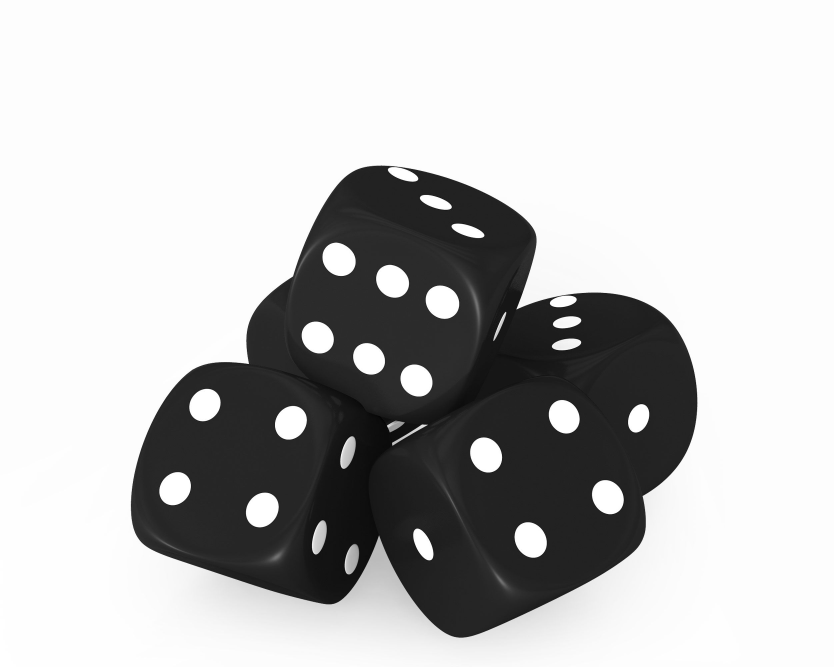
#> input picture advanced/image_enhancement_and_filtering/images/dices.jpg, 2500 x 2000 px (shown at 1/3 size)
$ jupyter execute 8.edge_detection.ipynb   (older library calls are emulated)
#> lines starting #> are read from the running program, lines starting #| are printed output that depends on the picture; after the words box and inside, x2 and y2 are one past the last pixel; in counts of white or black regions, pixels touching at a corner belong together
# Edge Detection
Edge detection is a method used in image processing that aims to determine the boundaries, otherwise known as edges, of objects or regions within an image. Edges represent some of the most critical features that are associated with images. From edges, we know what the underlying structure of an image is. Due to this, in computer vision applications, there is extensive use of edge detection in processing pipelines.

**How Are Edges Detected?**

Edges are characterized by a sudden change in the intensity of pixels. In order to detect edges, we look for such changes in neighboring pixels. Now let's see how to use two of the most important edge-detection algorithms available in OpenCV: Sobel Edge Detection and Canny Edge Detection. We will discuss not only the theory behind each but also the usage with OpenCV.

[cell 1]
import cv2
import matplotlib.pyplot as plt

[cell 2]
import cv2

# Function to resize the image to fit within a specific resolution
def resize_image(image, max_width=1366, max_height=768):
    height, width = image.shape[:2]

    # Check if the image is larger than the max allowed size
    if width > max_width or height > max_height:
        # Calculate the scaling factor to fit within the max dimensions
        scaling_factor = min(max_width / width, max_height / height)
        new_width = int(width * scaling_factor)
        new_height = int(height * scaling_factor)
        # Resize the image
        return cv2.resize(image, (new_width, new_height), interpolation=cv2.INTER_AREA)
    return image  # Return the image as is if it's already smaller than the max dimensions

# Function to wait for 'q' to close the window
def wait_for_q():
    while True:
        if cv2.waitKey(1) & 0xFF == ord('q'):
            break

# Read the original image
img = cv2.imread('./images/dices.jpg')
#> img is the input picture: shape (2000, 2500, 3); min 0, max 255, mean 190.6

# Resize the original image to fit within the screen resolution
img_resized = resize_image(img)
#> in resize_image, `return cv2.resize(image, (new_width, new_height), interpolation=cv2.IN..`:
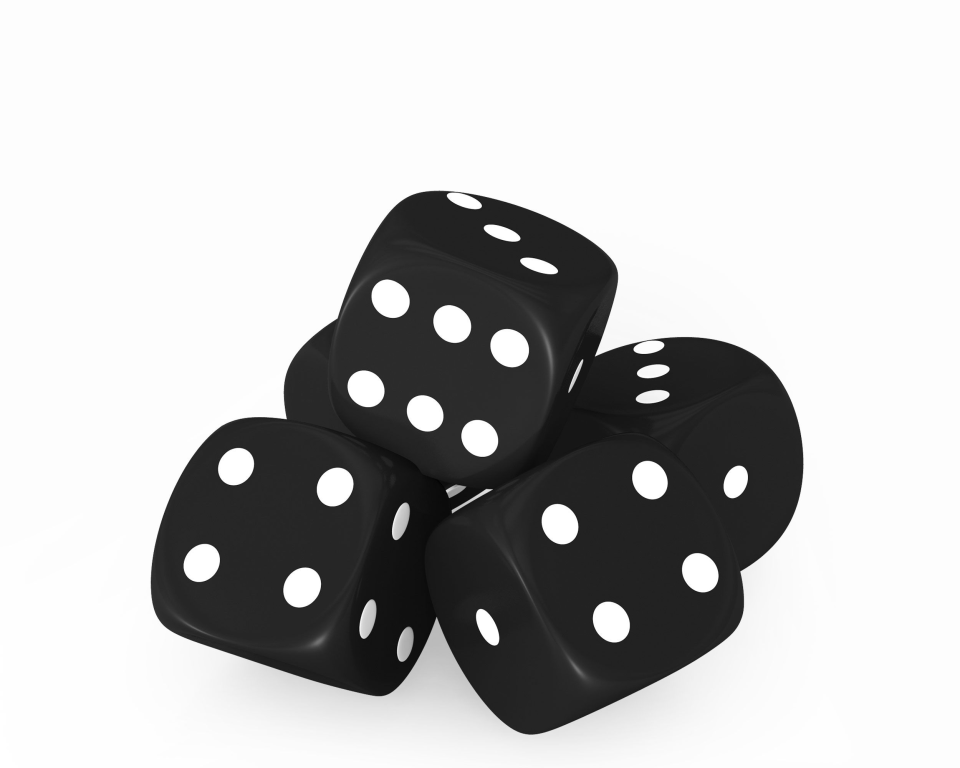
#> returned value: shape (768, 960, 3); min 3, max 255, mean 190.6

# Display original image
cv2.imshow('Original', img_resized)
wait_for_q()
#> (key q is pressed here)

# Convert to grayscale
img_gray = cv2.cvtColor(img_resized, cv2.COLOR_BGR2GRAY)
# Blur the image for better edge detection
img_blur = cv2.GaussianBlur(img_gray, (3, 3), 0)

# Sobel Edge Detection
sobelx = cv2.Sobel(src=img_blur, ddepth=cv2.CV_64F, dx=1, dy=0, ksize=5)  # Sobel X
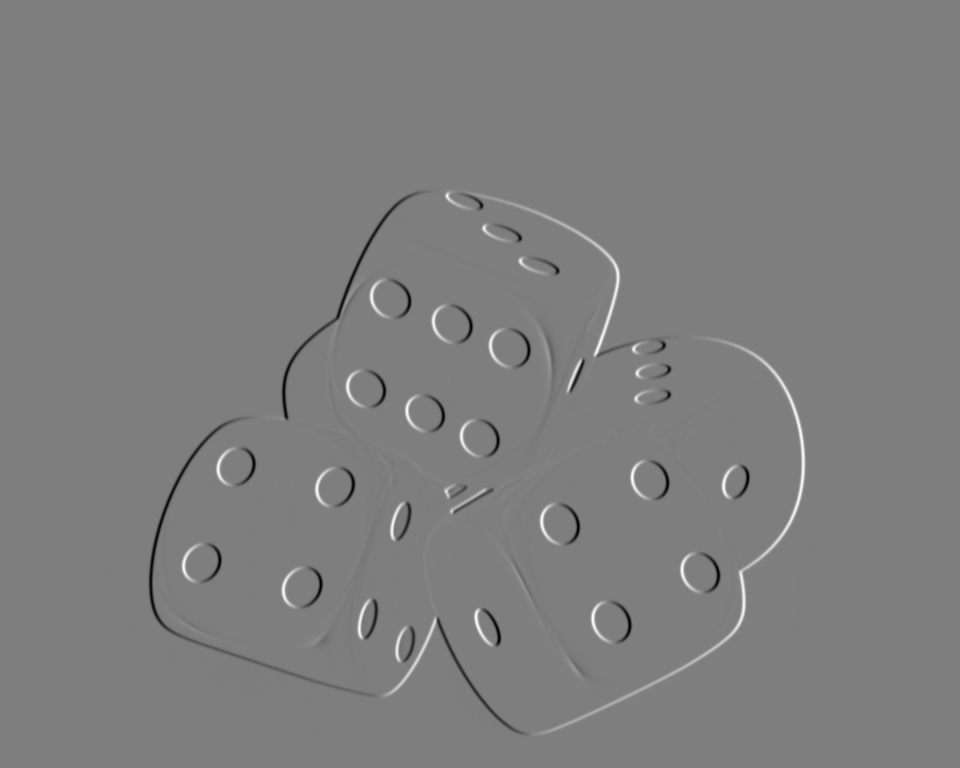
#> sobelx: shape (768, 960) float64; min -8907, max 9050, mean -0.1; drawn with min black and max white
sobely = cv2.Sobel(src=img_blur, ddepth=cv2.CV_64F, dx=0, dy=1, ksize=5)  # Sobel Y
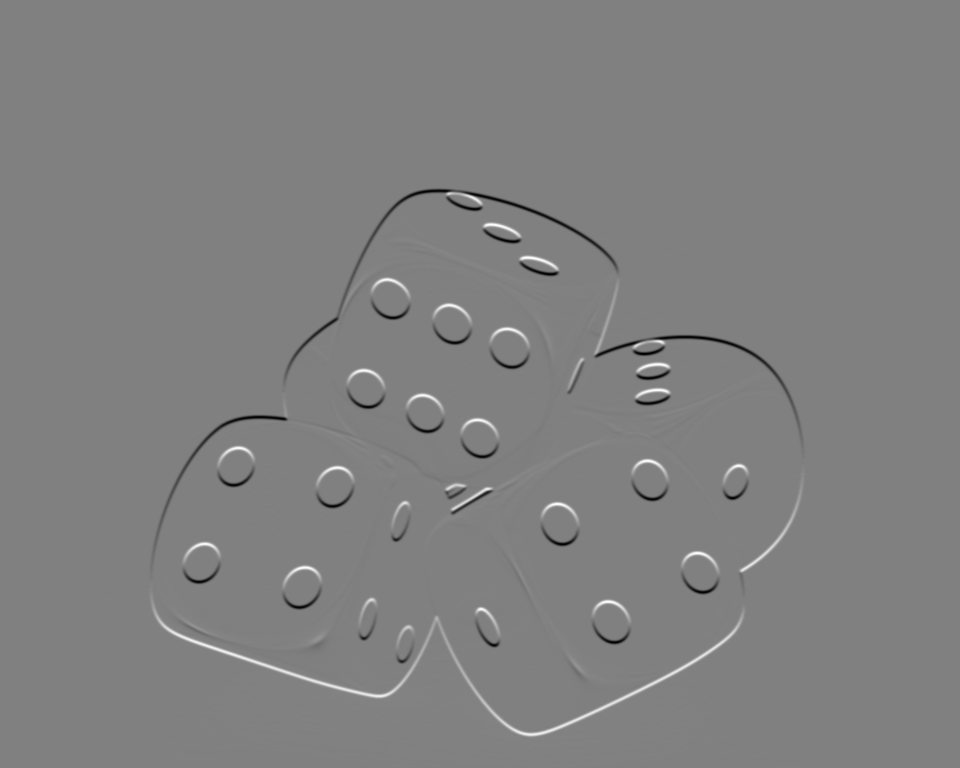
#> sobely: shape (768, 960) float64; min -9004, max 8853, mean -0.1; drawn with min black and max white
sobelxy = cv2.Sobel(src=img_blur, ddepth=cv2.CV_64F, dx=1, dy=1, ksize=5)  # Combined X and Y
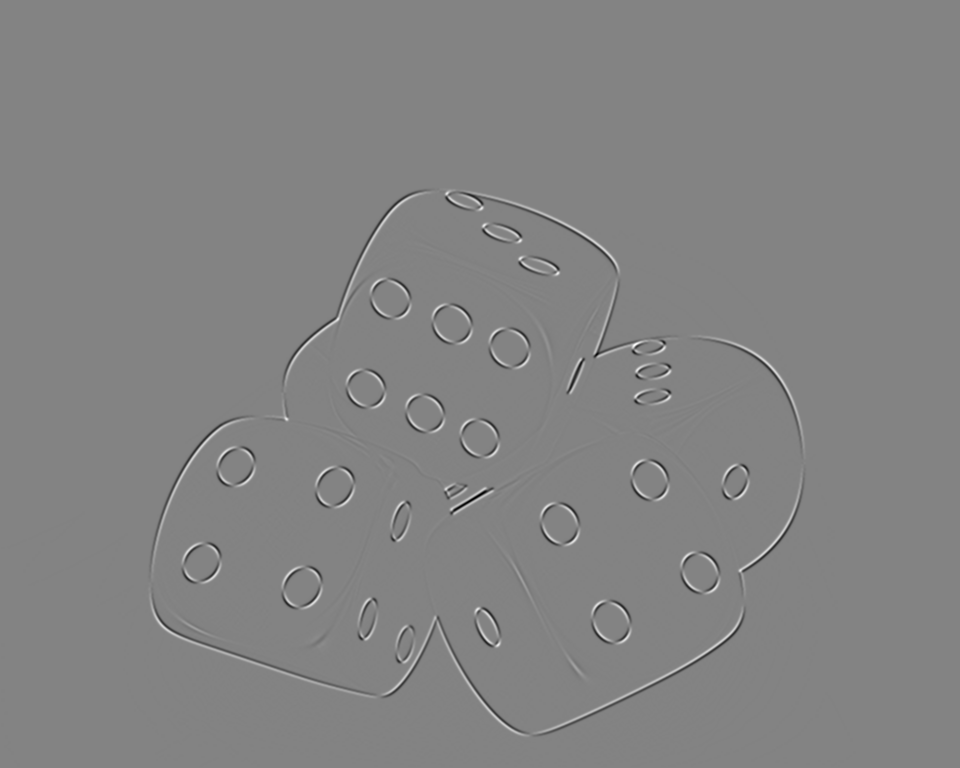
#> sobelxy: shape (768, 960) float64; min -1690, max 1598, mean 0; drawn with min black and max white

# Display Sobel Edge Detection Images
cv2.imshow('Sobel X', resize_image(sobelx))
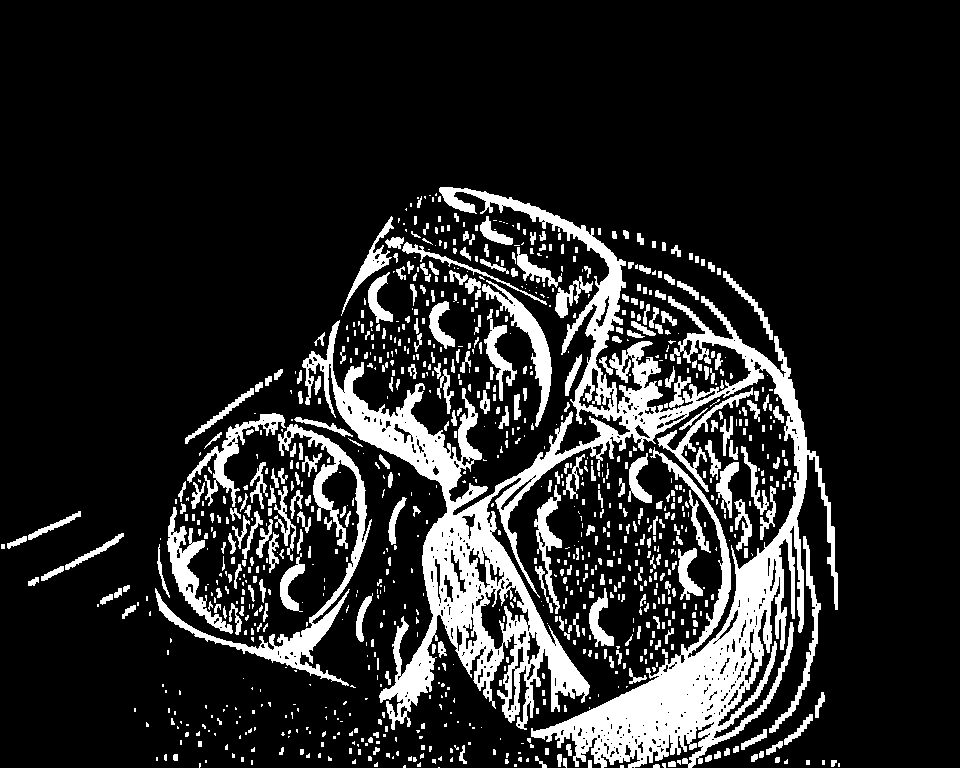
#> window 'Sobel X': shape (768, 960); 15.6% white; 998 white regions (608 under 20 px), largest, box (x1, y1, x2, y2) and area: (302, 187, 838, 768) 63277, (155, 424, 372, 686) 5861, (482, 280, 552, 427) 2063
wait_for_q()
#> (key Esc is pressed here)
cv2.imshow('Sobel Y', resize_image(sobely))
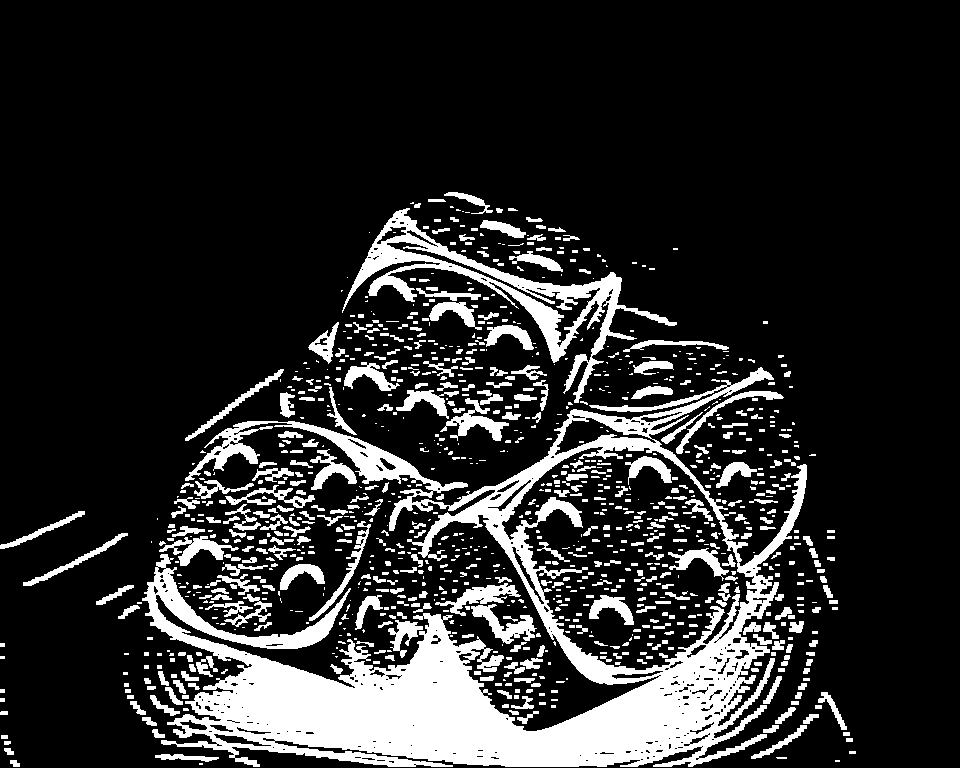
#> window 'Sobel Y': shape (768, 960); 17.1% white; 1080 white regions (610 under 20 px), largest, box (x1, y1, x2, y2) and area: (142, 367, 807, 767) 70908, (342, 208, 677, 403) 9368, (471, 604, 537, 644) 991
wait_for_q()
cv2.imshow('Sobel X Y using Sobel() function', resize_image(sobelxy))
wait_for_q()

# Canny Edge Detection
edges = cv2.Canny(image=img_blur, threshold1=100, threshold2=200)  # Canny Edge Detection
# Display Canny Edge Detection Image
cv2.imshow('Canny Edge Detection', resize_image(edges))
wait_for_q()

# Destroy all windows when 'q' is pressed
cv2.destroyAllWindows()

$ run again, with advanced/image_enhancement_and_filtering/images/cat.jpg copied over advanced/image_enhancement_and_filtering/images/dices.jpg
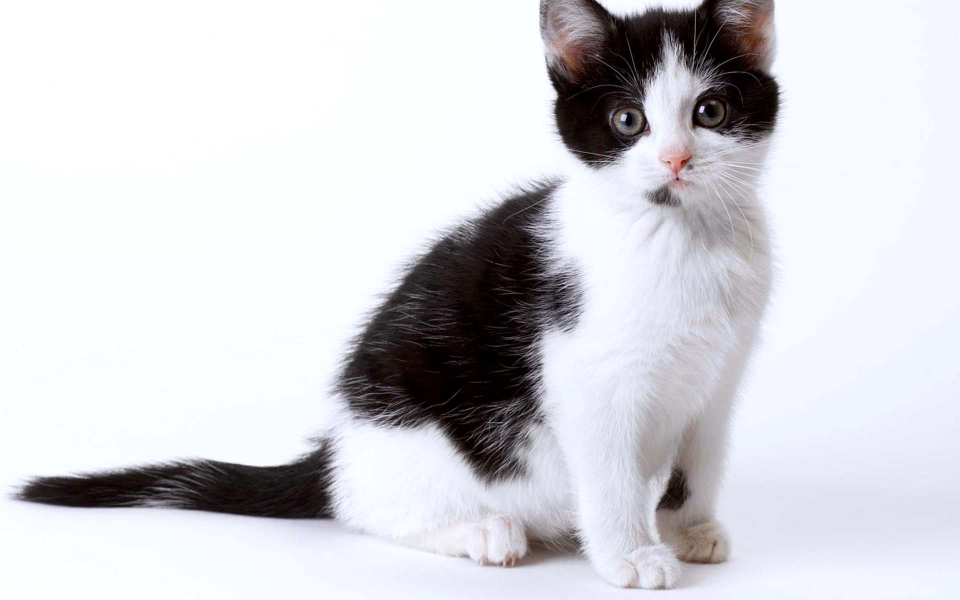
#> input picture advanced/image_enhancement_and_filtering/images/cat.jpg, 1920 x 1200 px (shown at 1/2 size)
#> img is the input picture: shape (1200, 1920, 3); mean B, G, R 215.8, 211.4, 211
#> `cv2.imshow('Sobel X', resize_image(sobelx))`:
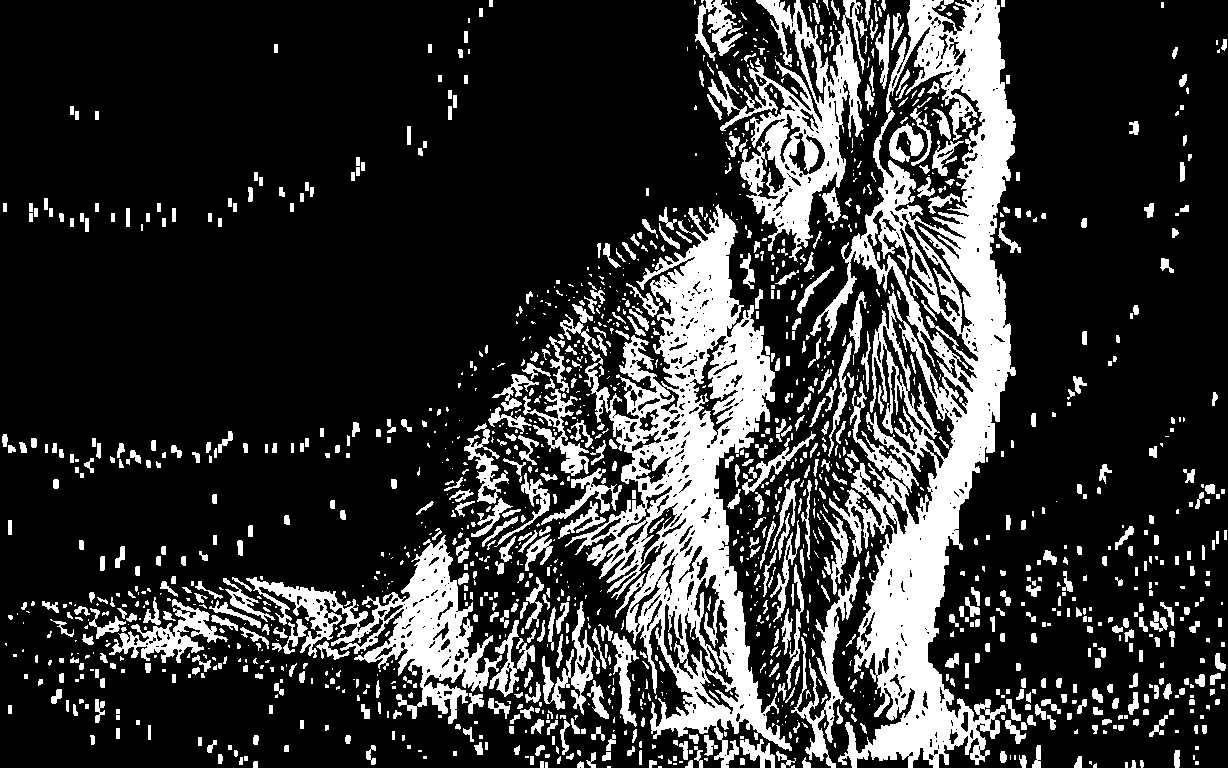
#> window 'Sobel X': shape (768, 1228); 21% white; 1580 white regions (826 under 20 px), largest, box (x1, y1, x2, y2) and area: (810, 0, 1016, 768) 58351, (560, 204, 792, 768) 43013, (708, 0, 867, 262) 13404
#> `cv2.imshow('Sobel Y', resize_image(sobely))`:
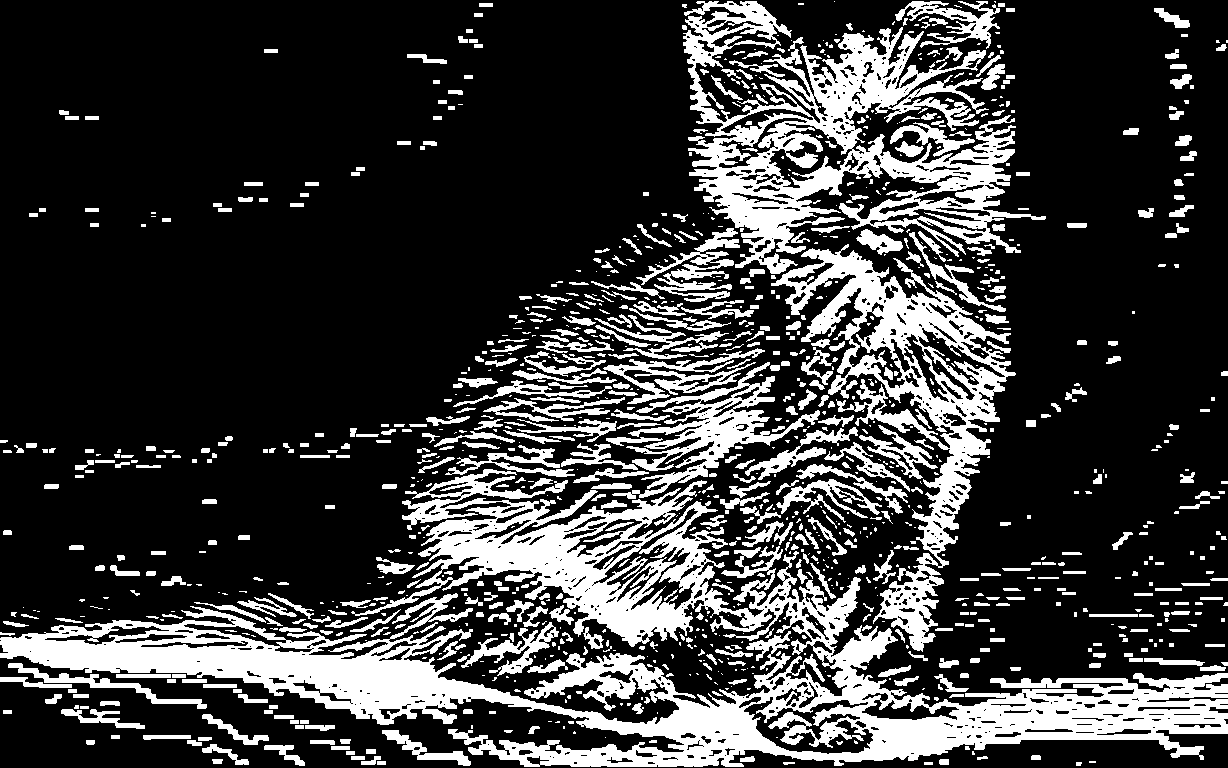
#> window 'Sobel Y': shape (768, 1228); 23.7% white; 1172 white regions (584 under 20 px), largest, box (x1, y1, x2, y2) and area: (0, 469, 1228, 767) 91906, (683, 1, 1046, 274) 33435, (771, 244, 1016, 652) 22599
